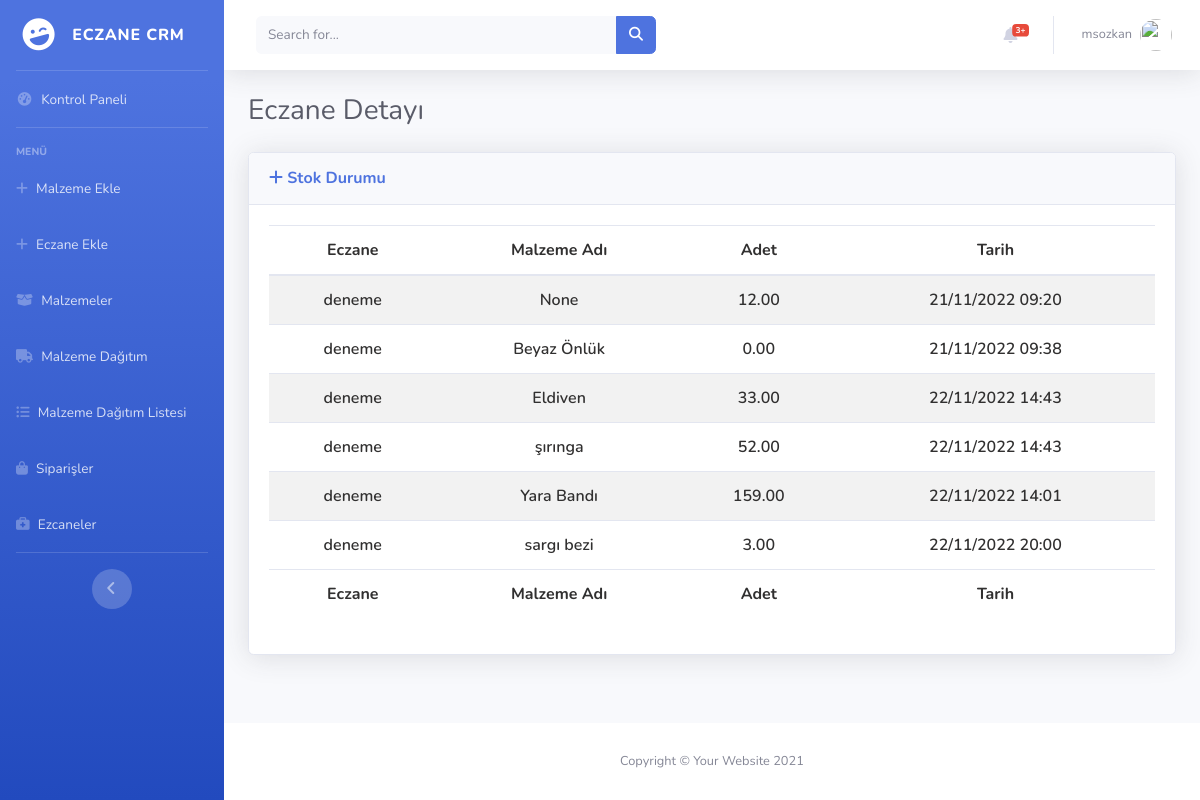
The page /edit/pharmacy/2/ (signed in) on the database its author committed.
### items/models.py (models this page shows, shortened)
class PharmacyStorage(models.Model):
    user = models.ForeignKey(User, on_delete=models.CASCADE)
    item_name = models.ForeignKey(Items, on_delete=models.SET_NULL,null=True)
    quantity=models.DecimalField(max_digits=10,decimal_places=2)
    status=models.BooleanField(default=True)
    created_at = models.DateTimeField(auto_now_add=True,null=True,blank=True)
    updated_at = models.DateTimeField(auto_now=True,null=True,blank=True)

class Items(models.Model):
    item_name=models.CharField(max_length=60)
    quantity=models.DecimalField(max_digits=10,decimal_places=2)
    status=models.BooleanField(default=True)
    created_at = models.DateTimeField(auto_now_add=True,null=True,blank=True)
    updated_at = models.DateTimeField(auto_now=True,null=True,blank=True)
    def __str__(self):
        return self.item_name

### accounts/views.py (the view)
# urls.py: path("edit/pharmacy/<int:pk>/",views.edit_pharmacy,name="edit_pharmacy"),
@admin_login_required(login_url = "pharmacy:dashboard")
def edit_pharmacy(request,pk):
    instance = get_object_or_404(User,id = pk)
    items=PharmacyStorage.objects.filter(user=instance)
    instance_profile = get_object_or_404(UserProfile,user = instance)
    form=UpdateUserForm(request.POST or None,instance = instance)
    form_profile=UserProfileForm(request.POST or None,instance = instance_profile)
    if request.method == 'POST':
        if form.is_valid and form_profile.is_valid:
            form.save()
            form_profile.save()
            messages.success(request,"Eczane başarılı bir şekilde güncellendi.")
            return HttpResponseRedirect(request.META.get('HTTP_REFERER', '/'))
    return render(request,"edit_pharmacy.html",{"form":form,"form_profile":form_profile,"instance":instance,"instance_profile":instance_profile,"items":items})

### accounts/forms.py
class UpdateUserForm(forms.ModelForm):
    username = forms.CharField(max_length=100,
                               required=True,
                               widget=forms.TextInput(attrs={'class': 'form-control form-control-user mb-2', 'placeholder':'Username',"type":"text",}))
    email = forms.EmailField(required=True,
                             widget=forms.TextInput(attrs={'class': 'form-control form-control-user mb-2', 'placeholder':'Email',"type":"email",}))
    class Meta:
        model = User
        fields = ['username', 'email']

class UserProfileForm(forms.ModelForm):
    pharmacy_name=forms.CharField(required=True,widget=forms.TextInput(attrs={'class': "form-control form-control-user mb-2  ",'placeholder':'Eczane Adı','type':"text"}),label=  _('Eczane Adı') )
    class Meta:
        model = UserProfile
        fields = '__all__'
        exclude = ['user','status']
        widgets = {
            'address': forms.Textarea(attrs={'class': "form-control form-control-user mb-2 ", 'placeholder':'Adres',"cols":"10","rows":"7" }),
        }
        labels = {
            'pharmacy_name': _('Eczane Adı'),
            'address': _('Adres'),
        }
        error_messages = {
            'pharmacy_name': {
                'max_length': _("This phone is too long."),
                'unique': _("This phone is already taken."),
                'required':"Please Enter your phone"
            },
            'address': {
                'max_length': _("This address is too long."),
                'unique': _("This address is already taken."),
                'required':"Please Enter your address"
            },
        }

### pharmacy/utils.py (called while the page is built, shortened)
def user_passes_test(
    test_func, login_url=None, redirect_field_name=REDIRECT_FIELD_NAME
):
    def decorator(view_func):
        @wraps(view_func)
        def _wrapped_view(request, *args, **kwargs):
            if test_func(request.user):
                return view_func(request, *args, **kwargs)
        return _wrapped_view
    return decorator

def admin_login_required(
    function=None, redirect_field_name=REDIRECT_FIELD_NAME, login_url=None
):
    actual_decorator = user_passes_test(
        lambda u: u.userprofile.status==1,
        login_url=login_url,
        redirect_field_name=redirect_field_name,
    )
    if function:
        return actual_decorator(function)
    return actual_decorator

### accounts/templates/edit_pharmacy.html (shortened to what this page needs)
{% extends 'layout.html' %}
{% load static %}
{% block css %}
    <link href="https://cdn.datatables.net/1.12.1/css/dataTables.bootstrap5.min.css" rel="stylesheet"/>
    <link href="https://cdn.datatables.net/responsive/2.3.0/css/responsive.bootstrap5.min.css" rel="stylesheet" />
    <link href="https://cdn.datatables.net/buttons/2.2.3/css/buttons.dataTables.min.css" rel="stylesheet"/>
<link
  rel="stylesheet"
  href="https://cdnjs.cloudflare.com/ajax/libs/font-awesome/6.2.0/css/all.min.css"
/>
<link rel="stylesheet" href="{% static 'css/datatables_file.css'%}">
{% endblock  %}
{% block body %}
<div class="container-fluid">
    <h1 class="h3 mb-2 text-gray-800">Eczane Detayı</h1>
</div>
              <div class="container-fluid mt-4">
                <div class="card shadow mb-4">
                    <div class="card-header py-3">
                        <h6 class="m-0 font-weight-bold text-primary">
                            <i class="fa fa-plus"></i>
                            Stok Durumu
                         </h6>
                    </div>
                    <div class="card-body">
                        <div class="table-responsive">
                            <table
                            id="example"
                            class="table table-striped nowrap"
                            style="width: 100%!important">
                            <thead>
                                <tr>
                                  <th data-priority="1">Eczane</th>
                                  <th data-priority="2">Malzeme Adı</th>
                                  <th data-priority="3">Adet</th>
                                  <th data-priority="4">Tarih</th>
                                </tr>
                              </thead>
                              <tbody>
                                {% for item in items %}
                                <tr>
                                  <td>{{item.user}}</td>
                                  <td>{{item.item_name}}</td>
                                  <td>
                                    {{item.quantity}}
                                  </td>
                                  <td>
                                    {{item.updated_at|date:"d/m/Y H:i"}}
                                  </td>
                                </tr>
                                {% endfor %}
                              </tbody>
                              <tfoot>
                                <tr >
                                  <th>Eczane</th>
                                  <th>Malzeme Adı</th>
                                  <th>Adet</th>
                                  <th>Tarih</th>
                                </tr>
                              </tfoot>
                            </table>
                        </div>
                    </div>
                </div>
            </div>
{% endblock  %}

### templates/includes/topbar.html (shortened to what this page needs)
          {% load static %}
                    <nav class="navbar navbar-expand navbar-light bg-white topbar mb-4 static-top shadow">
                        <form
                            class="d-none d-sm-inline-block form-inline mr-auto ml-md-3 my-2 my-md-0 mw-100 navbar-search">
                            <div class="input-group">
                                <input type="text" class="form-control bg-light border-0 small" placeholder="Search for..."
                                    aria-label="Search" aria-describedby="basic-addon2">
                                <div class="input-group-append">
                                    <button class="btn btn-primary" type="button">
                                        <i class="fas fa-search fa-sm"></i>
                                    </button>
                                </div>
                            </div>
                        </form>
                        <ul class="navbar-nav ml-auto">
                            <li class="nav-item dropdown no-arrow mx-1">
                                <a class="nav-link dropdown-toggle" href="#" id="alertsDropdown" role="button"
                                    data-toggle="dropdown" aria-haspopup="true" aria-expanded="false">
                                    <i class="fas fa-bell fa-fw"></i>
                                    <span class="badge badge-danger badge-counter">3+</span>
                                </a>
                            </li>
                            <li class="nav-item dropdown no-arrow">
                                <a class="nav-link dropdown-toggle" href="#" id="userDropdown" role="button"
                                    data-toggle="dropdown" aria-haspopup="true" aria-expanded="false">
                                    {% if user.is_authenticated %}
                                    <span class="mr-2 d-none d-lg-inline text-gray-600 small">{{user.username}}</span>
                                    {% endif %}
                                    <img class="img-profile rounded-circle"
                                        src="{% static 'img/Eric-cartman.png' %}">
                                </a>
                            </li>
                        </ul>
                    </nav>

### static/css/datatables_file.css (style rules this page uses)
tr { height: 2.2rem!important; font-weight: 600; color: rgb(49, 48, 48); }
table#example th , table#example tr , table#example td , table#example thead { text-align:center!important; }

### rows shown on the page
PharmacyStorage: user "deneme", item_name "None", quantity "12.00", updated_at "21/11/2022 09:20"
PharmacyStorage: user "deneme", item_name "Beyaz Önlük", quantity "0.00", updated_at "21/11/2022 09:38"
PharmacyStorage: user "deneme", item_name "Eldiven", quantity "33.00", updated_at "22/11/2022 14:43"
PharmacyStorage: user "deneme", item_name "şırınga", quantity "52.00", updated_at "22/11/2022 14:43"
PharmacyStorage: user "deneme", item_name "Yara Bandı", quantity "159.00", updated_at "22/11/2022 14:01"
PharmacyStorage: user "deneme", item_name "sargı bezi", quantity "3.00", updated_at "22/11/2022 20:00"

### other values the page prints
{{ user.username }} "msozkan"
